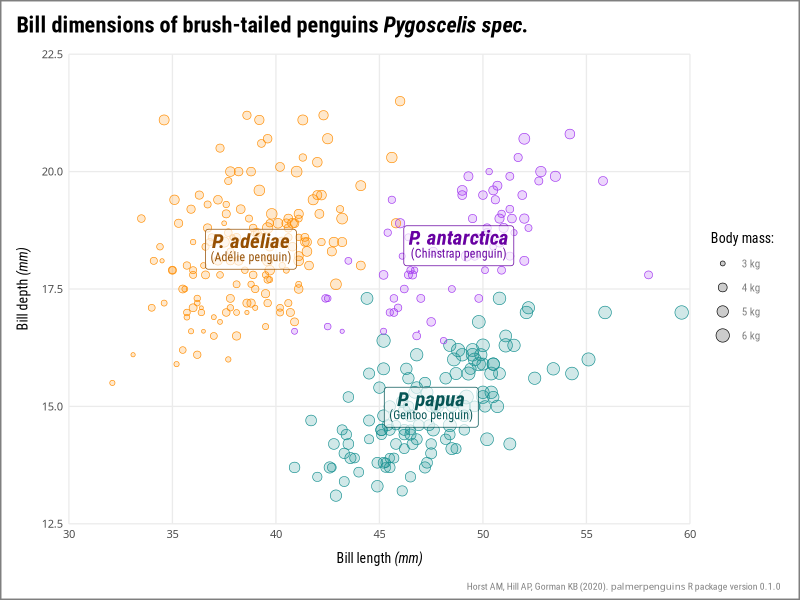

Write the R code that produced this figure.
## ---- chunk 1
#| label: exercise-text-styling
#| fig-width: 6
#| fig-height: 3.7
#| fig-align: "center"
#| echo: false
#| purl: false
library(tidyverse)
library(palmerpenguins)

penguins_labs <-
  penguins %>%
  group_by(species) %>%
  summarize(across(starts_with("bill"), ~ mean(.x, na.rm = TRUE))) %>%
  mutate(
    species_lab = case_when(
      species == "Adelie" ~ "<b style='font-size:15pt;'>*P. adéliae*</b><br>(Adélie penguin)",
      species == "Chinstrap" ~ "<b style='font-size:15pt;'>*P. antarctica*</b><br>(Chinstrap penguin)",
      species == "Gentoo" ~ "<b style='font-size:15pt;'>*P. papua*</b><br>(Gentoo penguin)"
    )
  )

ggplot(
    penguins,
    aes(x = bill_length_mm, y = bill_depth_mm,
        color = species, size = body_mass_g)
  ) +
  geom_point(alpha = .2, stroke = .3) +
  geom_point(shape = 1, stroke = .3) +
  ggtext::geom_richtext(
    data = penguins_labs,
    aes(label = species_lab, color = species,
        color = after_scale(colorspace::darken(color, .4))),
    family = "Roboto Condensed",
    size = 3, lineheight = .8,
    fill = "#ffffffab", ## hex-alpha code
    show.legend = FALSE
  ) +
  coord_cartesian(
    expand = FALSE,
    clip = "off"
  )  +
  scale_x_continuous(
    limits = c(30, 60),
    breaks = 6:12*5
  ) +
  scale_y_continuous(
    limits = c(12.5, 22.5),
    breaks = seq(12.5, 22.5, by = 2.5)
  ) +
  scale_color_manual(
    guide = "none",
    values = c("#FF8C00", "#A034F0", "#159090")
  ) +
  scale_size(
    name = "Body mass:",
    breaks = 3:6 * 1000,
    labels = function(x) paste(x / 1000, "kg"),
    range = c(.25, 4.5)
  ) +
  labs(
    x = "Bill length *(mm)*",
    y = "Bill depth *(mm)*",
    title = "Bill dimensions of brush-tailed penguins *Pygoscelis spec.*",
    caption = "Horst AM, Hill AP, Gorman KB (2020). <span style='font-family:tabular;'>palmerpenguins</span> R package version 0.1.0"
  ) +
  theme_minimal(
    base_size = 10, base_family = "Roboto Condensed"
  ) +
  theme(
    plot.title = ggtext::element_markdown(
      face = "bold", size = 16, margin = margin(12, 0, 12, 0)
    ),
    plot.title.position = "plot",
    plot.caption = ggtext::element_markdown(
      size = 7, color = "grey50",
      margin = margin(12, 0, 6, 0)
    ),
    plot.caption.position = "plot",
    axis.text = element_text(family = "Tabular"),
    axis.title.x = ggtext::element_markdown(margin = margin(t = 8)),
    axis.title.y = ggtext::element_markdown(margin = margin(r = 8)),
    panel.grid.minor = element_blank(),
    legend.text = element_text(color = "grey50"),
    plot.margin = margin(0, 14, 0, 12),
    plot.background = element_rect(fill = NA, color = "grey50", size = 1)
  )
## ---- chunk 2
#| label: prep
# install.packages("palmerpenguins")
library(palmerpenguins)

penguins
## ---- chunk 3
#| label: annotations-exercise-1-1
#| echo: false
#| fig-width: 6
#| fig-height: 3.7
## ---- chunk 4
#| label: annotations-exercise-1-2
#| echo: false
#| fig-width: 6
#| fig-height: 3.7
## ---- chunk 5
#| label: annotations-exercise-1-3
#| echo: false
#| fig-width: 6
#| fig-height: 3.7
## ---- chunk 6
#| label: annotations-exercise-1-4
#| echo: false
#| fig-width: 6
#| fig-height: 3.7
## ---- chunk 7
#| label: annotations-exercise-1-5
#| echo: false
#| fig-width: 6
#| fig-height: 3.7
## ---- chunk 8
#| label: annotations-exercise-1-6
#| echo: false
#| fig-width: 6
#| fig-height: 3.7
## ---- chunk 9
#| label: annotations-exercise-1-7
#| echo: false
#| fig-width: 6
#| fig-height: 3.7
## ---- chunk 10
#| label: annotations-exercise-1-7-fixed
#| echo: false
#| fig-width: 6
#| fig-height: 3.7
## ---- chunk 11
#| label: annotations-exercise-1-8
#| echo: false
#| fig-width: 6
#| fig-height: 3.7
## ---- chunk 12
#| label: annotations-exercise-1-9
#| echo: false
#| fig-width: 6
#| fig-height: 3.7
## ---- chunk 13
#| label: annotations-exercise-1-10
#| echo: false
#| fig-width: 6
#| fig-height: 3.7
## ---- chunk 14
#| label: summary-data
#| code-line-numbers: "1,2,3,4,5,6,7,8,9,10,11,12,13|3|4,5|5,6|7,8,9,10,11,12,13|8|9"
library(tidyverse)

penguins_labs <-
  penguins %>%
  group_by(species) %>%
  summarize(across(starts_with("bill"), ~ mean(.x, na.rm = TRUE))) %>%
  mutate(
    species_lab = case_when(
      species == "Adelie" ~ "<b style='font-size:15pt;'>*P. adéliae*</b><br>(Adélie penguin)",
      species == "Chinstrap" ~ "<b style='font-size:15pt;'>*P. antarctica*</b><br>(Chinstrap penguin)",
      species == "Gentoo" ~ "<b style='font-size:15pt;'>*P. papua*</b><br>(Gentoo penguin)"
    )
  )

penguins_labs
## ---- chunk 15
#| label: annotations-exercise-1-11
#| echo: false
#| fig-width: 6
#| fig-height: 3.7
## ---- chunk 16
#| label: annotations-exercise-1-12
#| echo: false
#| fig-width: 6
#| fig-height: 3.7
## ---- chunk 17
#| label: annotations-exercise-1-13
#| echo: false
#| fig-width: 6
#| fig-height: 3.7
## ---- chunk 18
#| label: annotations-exercise-1-14
#| echo: false
#| fig-width: 6
#| fig-height: 3.7
